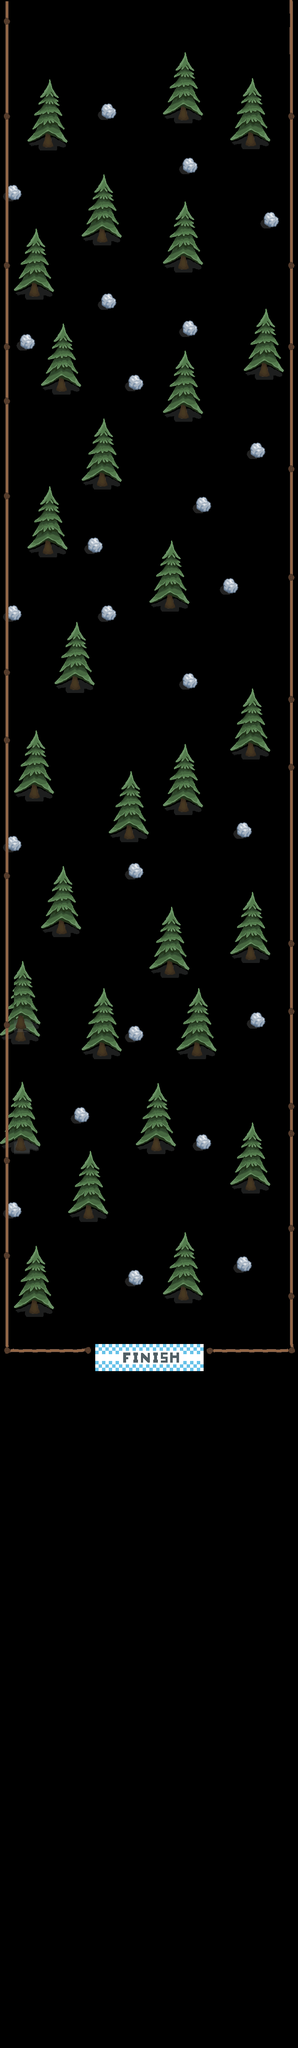

Tiled map render using the project's own tile images. Description and the map definition, with tile-layer contents summarised, below:
An orthogonal 22x151 tile map with 32x32 px tiles, 2 tile layers (Tile Layer 2, Main), 4 tilesets and 60 objects.

<map version="1.0" tiledversion="1.1.5" orientation="orthogonal" renderorder="right-down" width="22" height="151" tilewidth="32" tileheight="32" infinite="0" nextobjectid="192">
 <tileset firstgid="1" name="SnowTileSet" tilewidth="32" tileheight="32" tilecount="36" columns="6">
  <image source="../Sprites/TileSet.png" width="193" height="193" />
 </tileset>
 <tileset firstgid="37" name="House" tilewidth="32" tileheight="32" tilecount="16" columns="4">
  <image source="../Sprites/House.png" width="128" height="128" />
 </tileset>
 <tileset firstgid="53" name="Fence" tilewidth="32" tileheight="32" tilecount="9" columns="3">
  <image source="../Sprites/Fence.png" width="96" height="96" />
 </tileset>
 <tileset firstgid="62" name="Finish Line" tilewidth="32" tileheight="32" tilecount="16" columns="8">
  <image source="../Sprites/Finish Line.png" width="264" height="64" />
 </tileset>
 <layer name="Tile Layer 2" width="22" height="151">
  <data>[3322 cells, 229 non-empty, 23 distinct tile ids]</data>
 </layer>
 <objectgroup name="Spawn">
  <object id="189" x="328" y="10.6667" width="45.3333" height="50.6667" />
 </objectgroup>
 <layer name="Main" width="22" height="151" offsetx="1" offsety="3">
  <data>[3322 cells, 648 non-empty, 41 distinct tile ids]</data>
 </layer>
 <objectgroup name="Collision" offsetx="3.16667" offsety="2.5">
  <object id="128" x="235.333" y="242.5" width="34" height="33" />
  <object id="129" x="429" y="373.5" width="34" height="33" />
  <object id="130" x="12.5" y="435" width="34" height="33" />
  <object id="131" x="235" y="691" width="34" height="33" />
  <object id="132" x="426.5" y="755" width="34" height="33" />
  <object id="133" x="42.5" y="789.5" width="34" height="33" />
  <object id="134" x="300" y="883.5" width="34" height="33" />
  <object id="135" x="204" y="1268.5" width="34" height="33" />
  <object id="136" x="460" y="1170.5" width="34" height="33" />
  <object id="137" x="235.5" y="1427" width="34" height="33" />
  <object id="138" x="13" y="1429" width="34" height="33" />
  <object id="139" x="427" y="1586.5" width="34" height="33" />
  <object id="140" x="11.5" y="1971" width="34" height="33" />
  <object id="141" x="300.5" y="2036.5" width="34" height="33" />
  <object id="142" x="301.5" y="2420" width="34" height="33" />
  <object id="143" x="171.5" y="2611" width="34" height="33" />
  <object id="144" x="459.5" y="2675.5" width="34" height="33" />
  <object id="145" x="9" y="2834.5" width="34" height="33" />
  <object id="146" x="300.5" y="2995" width="34" height="33" />
  <object id="150" x="418.833" y="246" width="21.5" height="35" />
  <object id="151" x="98.75" y="306.5" width="21.5" height="35" />
  <object id="152" x="228.25" y="533" width="21.5" height="35" />
  <object id="153" x="417.25" y="595.5" width="21.5" height="35" />
  <object id="154" x="66.25" y="661.5" width="21.5" height="35" />
  <object id="156" x="128.75" y="886.5" width="21.5" height="35" />
  <object id="157" x="420.75" y="951.5" width="21.5" height="35" />
  <object id="159" x="226.75" y="1108.5" width="21.5" height="35" />
  <object id="160" x="99.25" y="1268.5" width="21.5" height="35" />
  <object id="161" x="387.25" y="1398.5" width="21.5" height="35" />
  <object id="162" x="161.75" y="1587.5" width="21.5" height="35" />
  <object id="163" x="67.25" y="1845.5" width="21.5" height="35" />
  <object id="164" x="291.75" y="1942" width="21.5" height="35" />
  <object id="165" x="420.25" y="1877.5" width="21.5" height="35" />
  <object id="166" x="131.75" y="2164" width="21.5" height="35" />
  <object id="167" x="388.75" y="2263" width="21.5" height="35" />
  <object id="168" x="227.75" y="2454" width="21.5" height="35" />
  <object id="169" x="452.75" y="2456" width="21.5" height="35" />
  <object id="170" x="35.75" y="2388" width="21.5" height="35" />
  <object id="171" x="34.75" y="2679.5" width="21.5" height="35" />
  <object id="172" x="196.25" y="2838.5" width="21.5" height="35" />
  <object id="173" x="356.25" y="2680.5" width="21.5" height="35" />
  <object id="174" x="421.75" y="3031.5" width="21.5" height="35" />
  <object id="175" x="66.75" y="3060.5" width="21.5" height="35" />
  <object id="176" x="574.833" y="2764.5" width="26" height="41" />
  <object id="177" x="555.833" y="2961.5" width="32" height="32" />
  <object id="178" x="592.833" y="2390.5" width="28" height="33" />
  <object id="179" x="557.833" y="1934.5" width="27" height="34" />
  <object id="180" x="577.833" y="1742.5" width="22" height="37" />
  <object id="181" x="526.833" y="1358.5" width="29" height="36" />
  <object id="182" x="588.833" y="1042.5" width="29" height="31" />
  <object id="183" x="610.833" y="846.5" width="20" height="37" />
  <object id="184" x="579.833" y="310.5" width="21" height="29" />
  <object id="185" x="-7.16667" y="-2.5" width="28" height="3192" />
  <object id="186" x="676.833" y="1.5" width="24" height="3184" />
  <object id="187" x="622.167" y="500.167" width="29.3333" height="32" />
  <object id="188" x="580.833" y="2226.83" width="17.3333" height="32" />
  <object id="190" x="21.8333" y="3164.5" width="195" height="31" />
  <object id="191" x="482.833" y="3169.5" width="191" height="25" />
 </objectgroup>
 <objectgroup name="SnowmanCollision" offsetx="-1" offsety="0" />
 <objectgroup name="Coin" />
 <objectgroup name="Finish">
  <object id="91" x="224" y="3172" width="257" height="28" />
 </objectgroup>
</map>